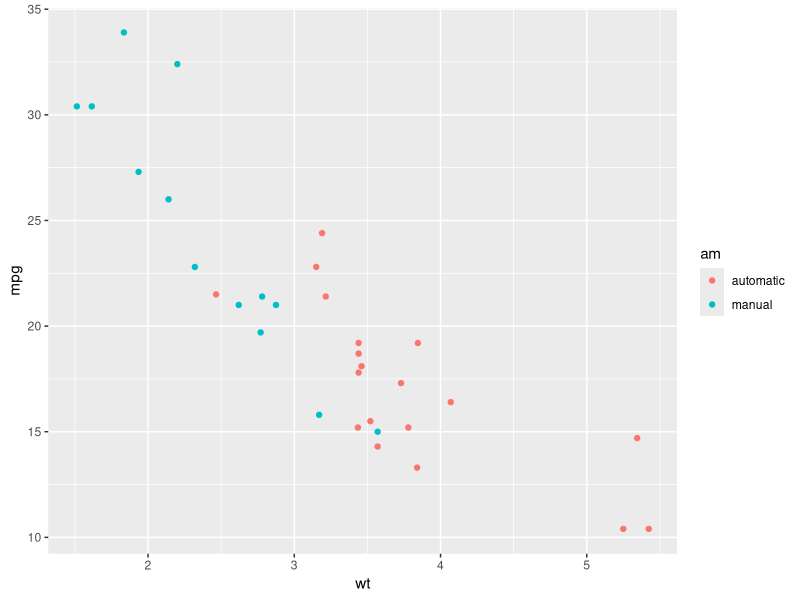
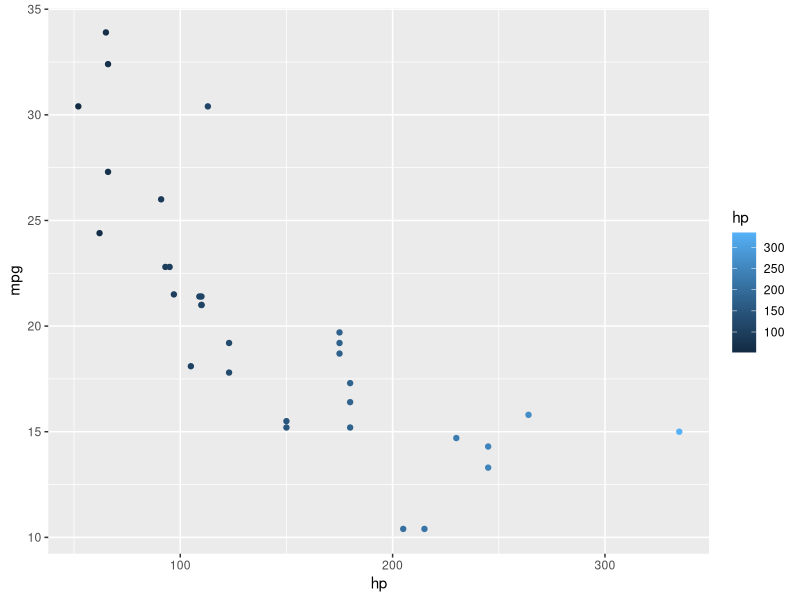
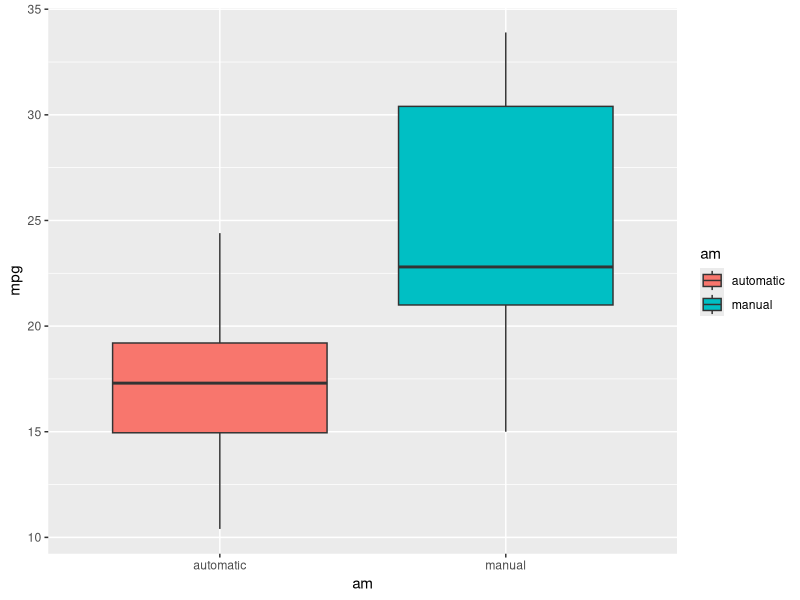

Write the R code that produced these figures, in order.
#載入資料
library(ggplot2)
data(mtcars)

#觀察資料
head(mtcars)
#*****相關係數(Correlation coefficient)*****
cor(mtcars)[1,]

#mpg: Miles / (US) gallon 英哩/每加侖
#cyl: Number of cylinders 汽缸數
#disp: Displacement(cu.in.) 單汽缸排氣量
#hp: Gross horsepower 馬力
#wt: Weight(lb / 1000) 車重
#am: Transmission(0 = automatic, 1 = manual) 自手排

#整理資料
mycars <- mtcars
#調整欄位值
mycars$am <- ifelse(mtcars$am == 0, "automatic", "manual");
#增加總排氣量
mycars$tdisp <- mtcars$cyl * mtcars$disp
#整理資料
mycars <- mtcars
#調整欄位值
mycars$am <- ifelse(mtcars$am == 0, "automatic", "manual");
#增加總排氣量
mycars$tdisp <- mtcars$cyl * mtcars$disp

#散佈圖 車重 vs 油耗 
ggplot(mycars, aes(x = wt, y = mpg)) + geom_point(aes(color = am))
#散佈圖 馬力 vs 油耗 
ggplot(mycars, aes(x = hp, y = mpg)) + geom_point(aes(color = hp))
#箱型圖觀察 自手排 vs 油耗
ggplot(mycars, aes(x = am, y = mpg)) + geom_boxplot(aes(fill = am))

#*****複迴歸模型*****
mlm <- lm(mpg ~ wt + hp + am + tdisp, data = mycars)
summary(mlm)
#adj R^2 : 0.4~0.7   0.7~1

#Y = a + Bwt*x1 + Bhp*x2 +Bam*x3 + Btdisp*x4
#Y = 34.50+(-3.10)*x1+(-0.04)*x2+(2.1884623)*x3 + (0.0003938)*x4
#args = Estimate

#wt 車重, hp 馬力, am 自/手排, tdisp 排氣量
df <- data.frame(wt = 3,hp=245,am="automatic",tdisp=1548)
result <- predict(mlm, newdata = df)
result




